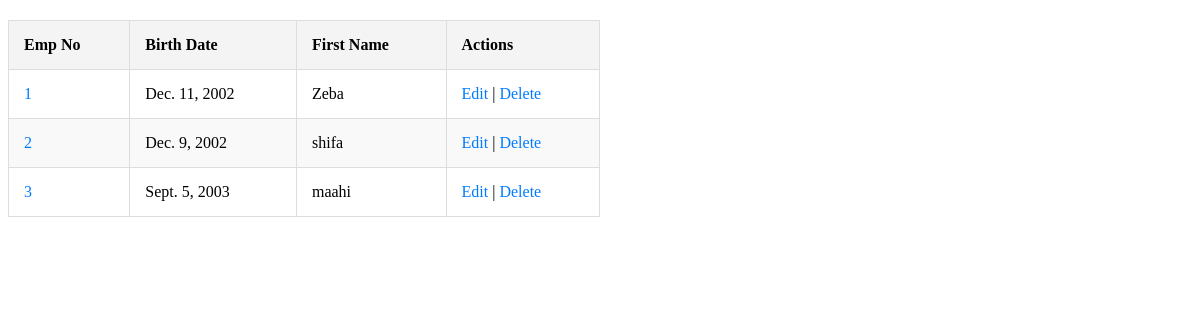
The page /list/ on the database as committed earlier.
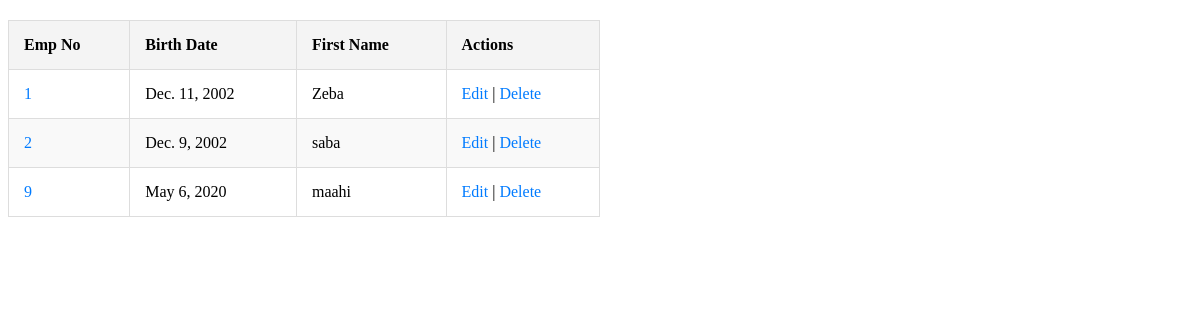
The same page on the database as committed later.
### employee/models.py (models this page shows, shortened)
class Employee(models.Model):
    emp_no=models.IntegerField("Employee Number", primary_key=True)
    birth_date=models.DateField("Birthday")
    first_name=models.CharField("First Name",max_length=14)
    last_name=models.CharField("Last Name", max_length=16)
    gender=models.CharField("Gender", max_length=1)
    hire_date=models.DateField("Hire Date")
    class Meta:
        db_table="employees"

### employee/views.py (the view)
# urls.py: path('list/',EmployeeListView.as_view()),
class EmployeeListView(ListView):
    template_name="employee_List.html"
    model=Employee
    def get_queryset(self):
        qs=Employee.objects.all()
        return qs

### employee/templates/employee_list.html (shortened to what this page needs)
<!DOCTYPE html>
<html lang="en">
<head>
</head>
<body>
<table>
    <thead>
        <tr>
            <th>Emp No</th>
            <th>Birth Date</th>
            <th>First Name</th>
            <th>Actions</th>
        </tr>
    </thead>
    <tbody>
        {% for object in object_list %}
            <tr>
                <td><a href="/details/{{ object.emp_no }}">{{ object.emp_no }}</a></td>
                <td>{{ object.birth_date }}</td>
                <td>{{ object.first_name }}</td>
                <td>
                    <a href="/update/{{ object.emp_no }}">Edit</a> |
                    <a href="/delete/{{ object.emp_no }}">Delete</a>
                </td>
            </tr>
        {% empty %}
            <tr>
                <td colspan="4">No objects yet.</td>
            </tr>
        {% endfor %}
    </tbody>
</table>
</body>
</html>

### employee/templates/employee_list.html (style rules this page uses)
table { width: 50%; border-collapse: collapse; margin: 20px 0; }
th, td { padding: 15px; text-align: left; border: 1px solid #ddd; }
th { background-color: #f4f4f4; }
tr:nth-child(even) { background-color: #f9f9f9; }
a { text-decoration: none; color: #007BFF; }

Rows that differ between the two databases and show on the page:
removed Employee: emp_no "3", birth_date "Sept. 5, 2003", first_name "maahi"
changed Employee id 2: first_name "shifa" → "saba"
added Employee: emp_no "9", birth_date "May 6, 2020", first_name "maahi"
